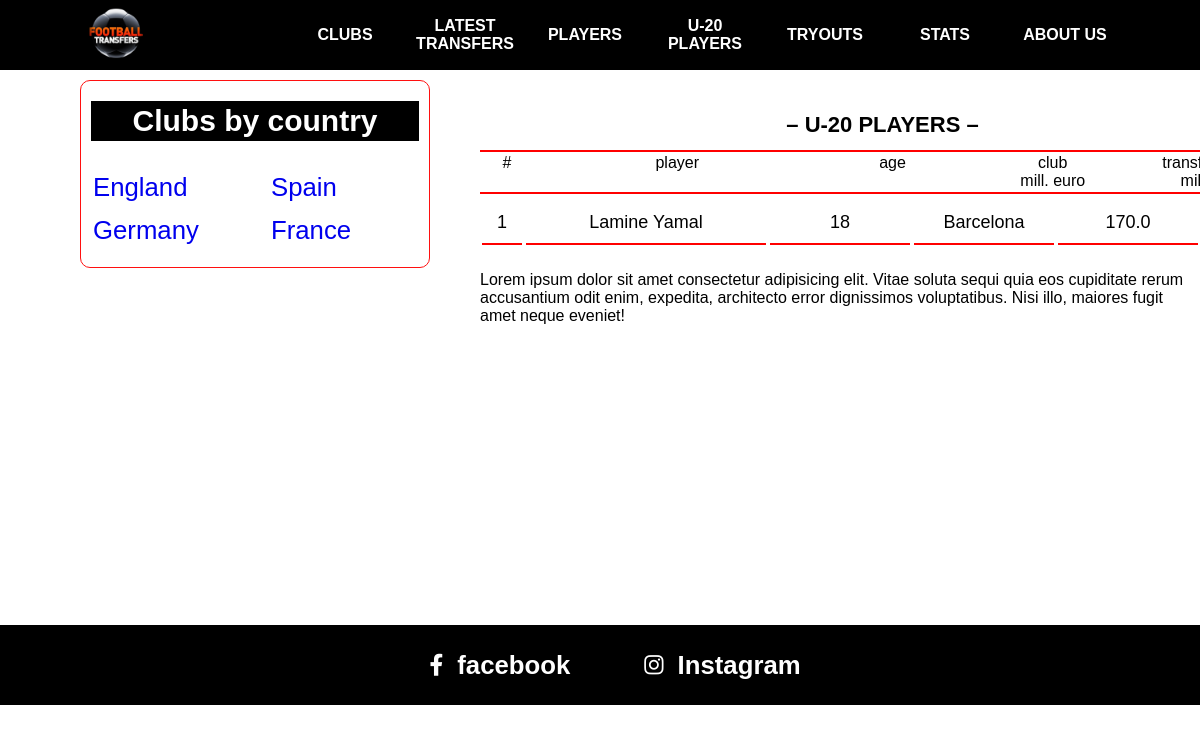
Page /u-20-players/ on the committed database.
### main/models.py (models this page shows, shortened)
class Country(models.Model):
    name = models.CharField(max_length=20, unique=True)

class Player(models.Model):
    name = models.CharField(max_length=100)
    position = models.CharField(max_length=50, blank=True, null=True)
    number = models.PositiveSmallIntegerField(
        validators=[MinValueValidator(1), MaxValueValidator(99)],
        blank=True, null=True
    )
    age = models.PositiveSmallIntegerField(blank=True, null=True)
    price = models.FloatField(blank=True, null=True)
    club = models.ForeignKey(Club, on_delete=models.SET_NULL, blank=True, null=True)
    country = models.ForeignKey(Country, on_delete=models.SET_NULL, blank=True, null=True)

class Club(models.Model):
    name = models.CharField(max_length=100)
    logo = models.ImageField(upload_to='clubs/')
    president = models.CharField(max_length=50, blank=True, null=True)
    coach = models.CharField(max_length=50, blank=True, null=True)
    found_date = models.DateField(blank=True, null=True)
    country = models.ForeignKey(Country, on_delete=models.SET_NULL, blank=True, null=True)

### main/views.py (the view)
# urls.py: path('u-20-players/', views.u20_players_view, name='u-20'),
def u20_players_view(request):
    players = Player.objects.filter(age__lte=20).order_by('-price')
    context = {
        'players': players
    }
    return render(request, 'u-20.html', context)

### main/context_processors.py (called while the page is built)
def get_countries(request):
    countries = Country.objects.annotate(
        clubs_count=Count('club')
    ).filter(clubs_count__gt=0).order_by('-clubs_count')[:16]
    countries_left = []
    countries_right = []
    for i, country in enumerate(countries, start=1):
        if i % 2 == 1:
            countries_left.append(country)
        else:
            countries_right.append(country)
    context = {
        'cl': countries_left,
        'cr': countries_right,
    }
    return context

### templates/u-20.html
{% extends 'base.html' %}
{% block content %}
    <div class="nav">
        <h2>– U-20 PLAYERS –</h2>
        <table class="content-nav">
            <thead>
            <tr>
                <td>#</td>
                <td>player</td>
                <td>age</td>
                <td>
                    club <br/>
                    mill. euro
                </td>
                <td>
                    transfer value, <br/>
                    mill. euro
                </td>
            </tr>
            </thead>
        </table>
    </div>
    <div class="content">
        <table class="players">
            {% for player in players %}
                <tr>
                    <td>{{ forloop.counter }}</td>
                    <td>{{ player.name }}</td>
                    <td>{{ player.age }}</td>
                    <td>{{ player.club.name }}</td>
                    <td>{{ player.price }}</td>
                </tr>
            {% endfor %}
        </table>
        <p>
            Lorem ipsum dolor sit amet consectetur adipisicing elit. Vitae soluta
            sequi quia eos cupiditate rerum accusantium odit enim, expedita,
            architecto error dignissimos voluptatibus. Nisi illo, maiores fugit
            amet neque eveniet!
        </p>
    </div>
{% endblock %}

### templates/base.html (shortened to what this page needs)
<!DOCTYPE html>
{% load static %}
<html>
<head>
    <link rel="stylesheet" type="text/css" media="screen" href="/static/css/main.css"/>
    <link
            rel="stylesheet"
            href="https://cdnjs.cloudflare.com/ajax/libs/font-awesome/6.1.1/css/all.min.css"
    />
</head>
<body>
<div class="container">
    <div class="navbar">
        <div class="icon">
            <a href="{% url 'home' %}">
                <img src="{% static 'img/12252568_173-removebg-preview.png' %}" alt=""/>
            </a>
        </div>
        <div class="links">
            <div><a href="{% url 'clubs' %}">CLUBS</a></div>
            <div><a href="{% url 'latest-transfers' %}">LATEST TRANSFERS</a></div>
            <div><a href="{% url 'players' %}">PLAYERS</a></div>
            <div><a href="{% url 'u-20' %}">U-20 PLAYERS</a></div>
            <div><a href="{% url 'tryouts' %}">TRYOUTS</a></div>
            <div><a href="{% url 'stats' %}">STATS</a></div>
            <div><a href="#">ABOUT US</a></div>
        </div>
    </div>
    <div class="country-clubs">
        <h2 id="title">Clubs by country</h2>
        <div class="country">
            <div>
                {% for country in cl %}
                    <h3><a href="{% url 'clubs' %}?country={{ country.name }}">{{ country.name }}</a> <br/></h3>
                {% endfor %}
            </div>
            <div>
                {% for country in cr %}
                    <h3><a href="{% url 'clubs' %}?country={{ country.name }}">{{ country.name }}</a> <br/></h3>
                {% endfor %}
            </div>
        </div>
    </div>
    {% block content %}
    {% endblock %}
    <div class="footer" style="margin-top: 200px;">
        <a href="https://www.facebook.com/topfootballtransfers/">
            <div>
                <i class="fa-brands fa-facebook-f"></i> &nbsp;
                <h3>facebook</h3>
            </div>
        </a>
        <a href="https://www.instagram.com/topfootballtransfers/">
            <div>
                <i class="fa-brands fa-instagram"></i> &nbsp;
                <h3>Instagram</h3>
            </div>
        </a>
    </div>
</div>
</body>
</html>

### static/css/main.css (style rules this page uses)
* { margin: 0; padding: 0; box-sizing: border-box; }
.container { width: 100% !important; display: inline-block; font-family: sans-serif; }
.container .navbar { width: 100%; background-color: black; display: flex; align-items: center; justify-content: space-around; position: fixed; z-index: 99; height: 70px !important; }
.container .navbar .icon { width: 100px; overflow: hidden; }
.container .navbar .icon img { width: 130%; margin-left: -14%; }
.container .navbar .links { z-index: 999; display: flex; }
.container .navbar .links div { width: 100px; text-align: center; display: flex; align-items: center; margin-right: 20px; }
.container .navbar .links div a { color: white; font-weight: 700; text-decoration: none; width: 100px !important; height: 45px; display: flex; align-items: center; justify-content: center; }
.country-clubs { width: 350px; border: 1px solid rgb(255, 16, 16); border-radius: 10px; position: fixed; top: 80px; left: 80px; padding: 10px 10px; padding-bottom: 10px; }
.country-clubs h2 { margin: 10px 0px; transition: all 0.3s ease; }
.country-clubs #title { font-size: 30px; background-color: black; color: white; text-align: center; line-height: 40px; }
.country-clubs .country { width: 100%; display: flex; flex-wrap: wrap; justify-content: space-between; font-size: 22px; margin-top: 20px; }
.country-clubs .country div { width: 150px; height: 100%; }
.country-clubs .country h3 { font-weight: 100 !important; margin: 10px 0px !important; width: 100%; padding: 2px 2px; transition: all 0.3s ease; }
.country-clubs .country h3 a { text-decoration: none; margin-top: 20px !important; }
.nav { width: 805px; background-color: white; position: fixed; left: 480px; top: 70px; }
.nav h2 { text-align: center; color: black; line-height: 50px; padding-top: 30px; font-size: 22px; }
.players { width: 100%; }
.players tr { display: flex; flex-wrap: wrap; justify-content: space-between; }
.players tr td { width: 140px; margin-bottom: 4px; padding: 10px 0px; font-size: 18px; border-bottom: 2px solid rgb(255, 0, 0); text-align: center; }
.players tr td:nth-child(2), .top-players tr td:nth-child(2), .playerss tr td:nth-child(2) { width: 240px; }
.players tr td:nth-child(1), .top-players tr td:nth-child(1), .playerss tr td:nth-child(1) { width: 40px !important; }
.content { max-width: 800px; margin-left: 480px; margin-top: 200px; padding-bottom: 100px; }
.content p, .content b { margin-top: 20px; }
.content-nav { border-top: 2px solid rgb(255, 0, 0); border-bottom: 2px solid rgb(255, 0, 0); width: 100%; }
.content-nav tr { display: flex; justify-content: space-between !important; }
.content-nav tr td { width: 140px; color: black; text-align: center; }
.content-nav tr td:nth-child(1) { width: 50px; }
.content-nav tr td:nth-child(2) { width: 250px; }
.footer { width: 100%; background-color: black; height: 80px; display: flex; align-items: center; justify-content: center; font-size: 22px; padding-left: 80px; }
.footer a { margin-right: 50px; color: white; text-decoration: none; word-spacing: 8px; padding: 4px 12px; border-radius: 5px; transition: all 0.3s ease; }
.footer a div { display: flex; align-items: center; }

### rows in the picture
Country: name "England"
Country: name "Germany"
Country: name "Spain"
Country: name "France"
Player: name "Lamine Yamal", age "18", club.name "Barcelona", price "170.0"
